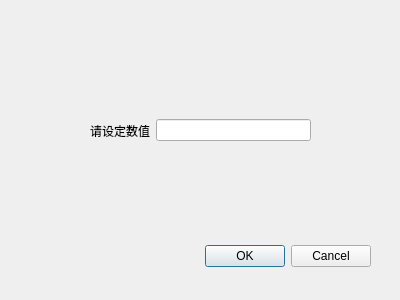
<?xml version="1.0" encoding="UTF-8"?>
<ui version="4.0">
 <class>LogTransformationDlg</class>
 <widget class="QDialog" name="LogTransformationDlg">
  <property name="geometry">
   <rect>
    <x>0</x>
    <y>0</y>
    <width>400</width>
    <height>300</height>
   </rect>
  </property>
  <property name="windowTitle">
   <string>Dialog</string>
  </property>
  <widget class="QDialogButtonBox" name="buttonBox">
   <property name="geometry">
    <rect>
     <x>30</x>
     <y>240</y>
     <width>341</width>
     <height>32</height>
    </rect>
   </property>
   <property name="orientation">
    <enum>Qt::Horizontal</enum>
   </property>
   <property name="standardButtons">
    <set>QDialogButtonBox::Cancel|QDialogButtonBox::Ok</set>
   </property>
  </widget>
  <widget class="QWidget" name="horizontalLayoutWidget">
   <property name="geometry">
    <rect>
     <x>90</x>
     <y>80</y>
     <width>221</width>
     <height>101</height>
    </rect>
   </property>
   <layout class="QHBoxLayout" name="horizontalLayout">
    <item>
     <widget class="QLabel" name="label">
      <property name="text">
       <string>请设定数值</string>
      </property>
     </widget>
    </item>
    <item>
     <widget class="QLineEdit" name="lineEdit"/>
    </item>
   </layout>
  </widget>
 </widget>
 <resources/>
 <connections>
  <connection>
   <sender>buttonBox</sender>
   <signal>accepted()</signal>
   <receiver>LogTransformationDlg</receiver>
   <slot>accept()</slot>
   <hints>
    <hint type="sourcelabel">
     <x>248</x>
     <y>254</y>
    </hint>
    <hint type="destinationlabel">
     <x>157</x>
     <y>274</y>
    </hint>
   </hints>
  </connection>
  <connection>
   <sender>buttonBox</sender>
   <signal>rejected()</signal>
   <receiver>LogTransformationDlg</receiver>
   <slot>reject()</slot>
   <hints>
    <hint type="sourcelabel">
     <x>316</x>
     <y>260</y>
    </hint>
    <hint type="destinationlabel">
     <x>286</x>
     <y>274</y>
    </hint>
   </hints>
  </connection>
 </connections>
</ui>
